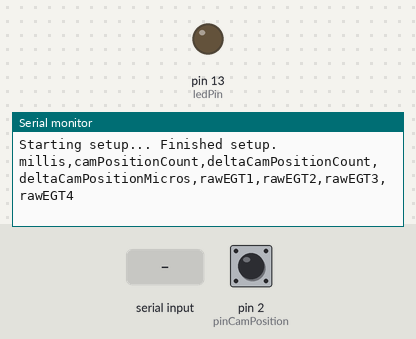
Bench run of a sketch on a simulated Arduino Uno, built with avr-gcc and run on an emulated ATmega328P. Parts: output pins drawn as LEDs (lit = HIGH), the last lines printed to the serial monitor. Inputs (shaded band) come from the test bench; at power-on: pin 2 (pinCamPosition) HIGH.

Above: at 1.2 s.
1.3 s: "d" received over Serial
At 2.5 s:
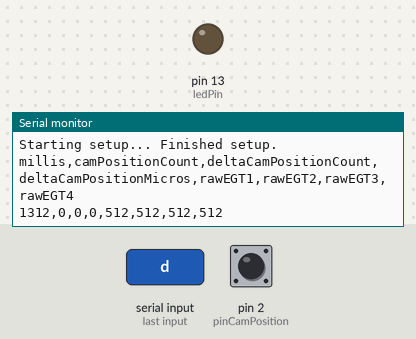
2.8 s: "v" received over Serial
At 3.8 s:
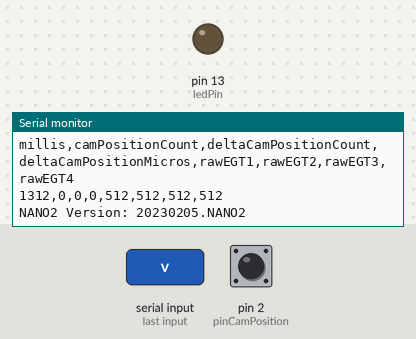
4.3 s: "z" received over Serial
At 5.0 s:
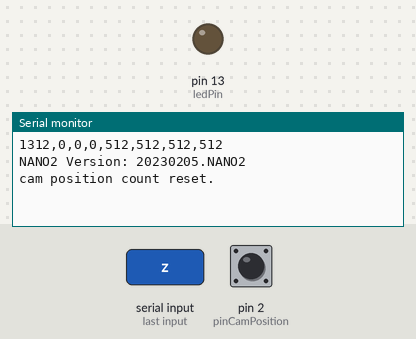

Measured:
- after the input at 1.3 s, the serial monitor: prints a new line at once (image 1)
- after the input at 2.8 s, the serial monitor: prints a new line at once (image 2)
- after the input at 4.3 s, the serial monitor: prints a new line at once (image 3)

The sketch:

arduino-nano2-lsr.ino
```cpp
// NANO2 module sketch
const char Version[] = {"20230205.NANO2"};

// Digital Pins
// Pin 2 is interrupt-driven by a cam position (Hall Effect) sensor.
// Pin 13 drives the on-board user LED.
// No other digital pins are used.

// Cam position sensor is Hall Effect. The pulses trigger interrupts because we'd like to count every pulse.
// To get rotation speed, we gather rotation count and elapsed time between readings in the ISR.
//  n.b. volatiles force loading from memory not registers. Required for interrupts.
volatile unsigned int  camPositionCount  = 0u;
volatile unsigned long camPositionMicros = 0ul;
// The 'now' variables are written in the ISR, and used with the others outside the ISR.
unsigned int  nowCamPositionCount,  prevCamPositionCount,  deltaCamPositionCount  = 0u;
unsigned long nowCamPositionMicros, prevCamPositionMicros, deltaCamPositionMicros = 0ul;

// cam position sensor pin - digital
const int pinCamPosition = 2;

// sending-data
const int ledPin =  LED_BUILTIN; // fetches the number of the LED pin


// Analog Pins
//  analogRead() returns ints between 0-1023
// 0V-5V input pins
int rawEGT1, rawEGT2, rawEGT3, rawEGT4 = 0;
const int pinEGT1 = A1;
const int pinEGT2 = A2;
const int pinEGT3 = A3;
const int pinEGT4 = A4;

// Serial commands
int incomingByte = 0;
char command = 'u';  // unassigned char

// Get all the things lined up
void setup ()
{
  Serial.begin(57600);
  while (!Serial) {
    ; // wait for serial port to connect. Needed for native USB port only
  }
  Serial.print("Starting setup...");

  // configure the hall effect pin
  pinMode(pinCamPosition, INPUT_PULLUP);
  attachInterrupt(digitalPinToInterrupt(pinCamPosition), camPulseISR, RISING); // as the magnet leaves, voltage rises

  // will be the only sign something is working; serial through the UART does not blink the lights
  pinMode(ledPin, OUTPUT);

  // pullup the unused digital pins
  pinMode( 0, INPUT_PULLUP);
  pinMode( 1, INPUT_PULLUP);
  // 2 is the cam position pin
  pinMode( 3, INPUT_PULLUP);
  pinMode( 4, INPUT_PULLUP);
  pinMode( 5, INPUT_PULLUP);
  pinMode( 6, INPUT_PULLUP);
  pinMode( 7, INPUT_PULLUP);
  pinMode( 8, INPUT_PULLUP);
  pinMode( 9, INPUT_PULLUP);
  pinMode(10, INPUT_PULLUP);
  pinMode(11, INPUT_PULLUP);
  pinMode(12, INPUT_PULLUP);

  Serial.println(" Finished setup.");
  printHeader();
} // end of setup

// Interrupt Service Routines for hall effect sensors. ISRs are as short as possible.
//  cam count is 1/2 crank count, the rPi must handle that
void camPulseISR ()
{
  camPositionCount++;
  camPositionMicros = micros();
}

void resetCounts() {
  // zero  wheel sensor data
  noInterrupts ();  // don't allow changes while we write the volatiles
  camPositionCount = 0;
  interrupts (); // interrupts on again
  Serial.println("cam position count reset.");
}

// for tracking rpm
void updateCamPositionValues() {
  deltaCamPositionCount  = nowCamPositionCount  - prevCamPositionCount;
  deltaCamPositionMicros = nowCamPositionMicros - prevCamPositionMicros;
  // step forward once
  prevCamPositionCount  = nowCamPositionCount;
  prevCamPositionMicros = nowCamPositionMicros;
}

// this is the main data collection method.
void collectReadings() {
  // get wheel sensor data
  noInterrupts ();  // don't allow changes while we read the volatiles
  nowCamPositionCount  = camPositionCount;
  nowCamPositionMicros = camPositionMicros;
  interrupts (); // interrupts on again
  // gotta do some calcs on the data we pulled
  updateCamPositionValues();

  // gather the ADC inputs. The values returned are 0-1023 based on voltage.
  rawEGT1 = analogRead(pinEGT1);
  rawEGT2 = analogRead(pinEGT2);
  rawEGT3 = analogRead(pinEGT3);
  rawEGT4 = analogRead(pinEGT4);
}

// one of these functions will be asked for by the Linux box
void printSketchVersion() {
  Serial.print("NANO2 Version: "); Serial.println(Version);
}
void printHeader() {
  Serial.print("millis");                 Serial.print(',');
  Serial.print("camPositionCount");       Serial.print(',');
  Serial.print("deltaCamPositionCount");  Serial.print(',');
  Serial.print("deltaCamPositionMicros"); Serial.print(',');
  Serial.print("rawEGT1");                Serial.print(',');
  Serial.print("rawEGT2");                Serial.print(',');
  Serial.print("rawEGT3");                Serial.print(',');
  Serial.println("rawEGT4");
}
void printOutput () {
  // show we're processing a read
  digitalWrite(ledPin, HIGH);
  collectReadings();
  Serial.print(millis());               Serial.print(',');
  Serial.print(nowCamPositionCount);    Serial.print(',');
  Serial.print(deltaCamPositionCount);  Serial.print(',');
  Serial.print(deltaCamPositionMicros); Serial.print(',');
  Serial.print(rawEGT1);                Serial.print(',');
  Serial.print(rawEGT2);                Serial.print(',');
  Serial.print(rawEGT3);                Serial.print(',');
  Serial.println(rawEGT4);              // 8 elements total
  digitalWrite(ledPin, LOW);
}

// The main() event
void loop ()
{
  // we check for an incoming command
  if (Serial.available() > 0) {
    command = '?';  // set a non-active value to start
    // throw away all but the last command byte
    while (Serial.available() > 0) {
      incomingByte = Serial.read();
      if (incomingByte != 10) {  // ignore final line feed from the Arduino IDE Serial Monitor
        command = incomingByte;
      }
    }

    // we have a Byte - what is it?
    switch (command) {
      case 'd':
        printOutput();  // this also does the reads()
        break;
      case 'h':
        printHeader();
        break;
      case 'v':
        printSketchVersion();
        break;
      case 'z':
        resetCounts();
        break;
      default:
        Serial.print("Send h for header, d for data, v for version, z to zero cam position count. Received: "); Serial.println(command);
        break;
    }
  } // the end of the if statement; we come here immediately when there's no incoming serial data
  delay(100); // pause a tenth of a second; a caller will wait on average 1/2 of that

}  // end of loop()


// fin
```
